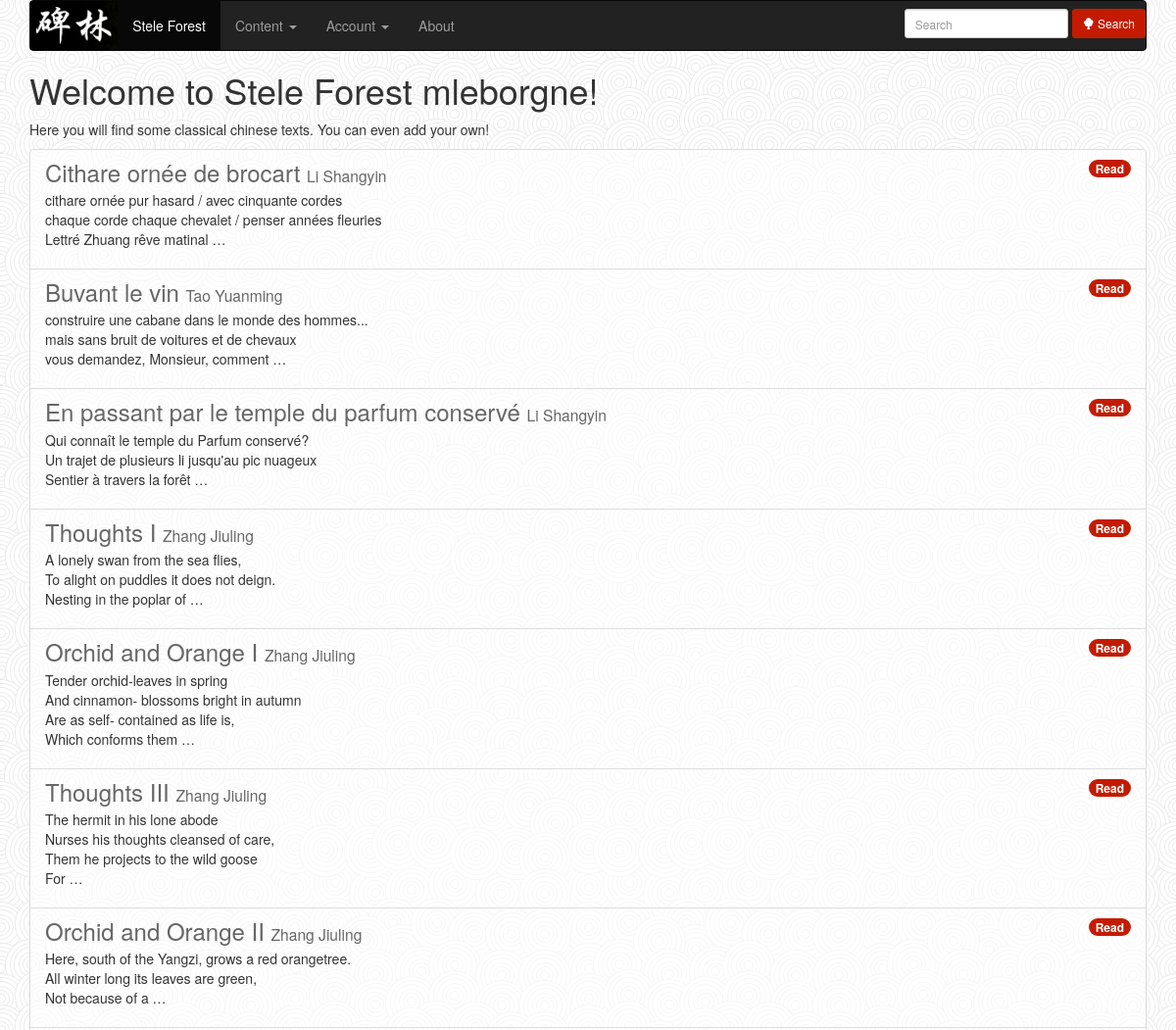
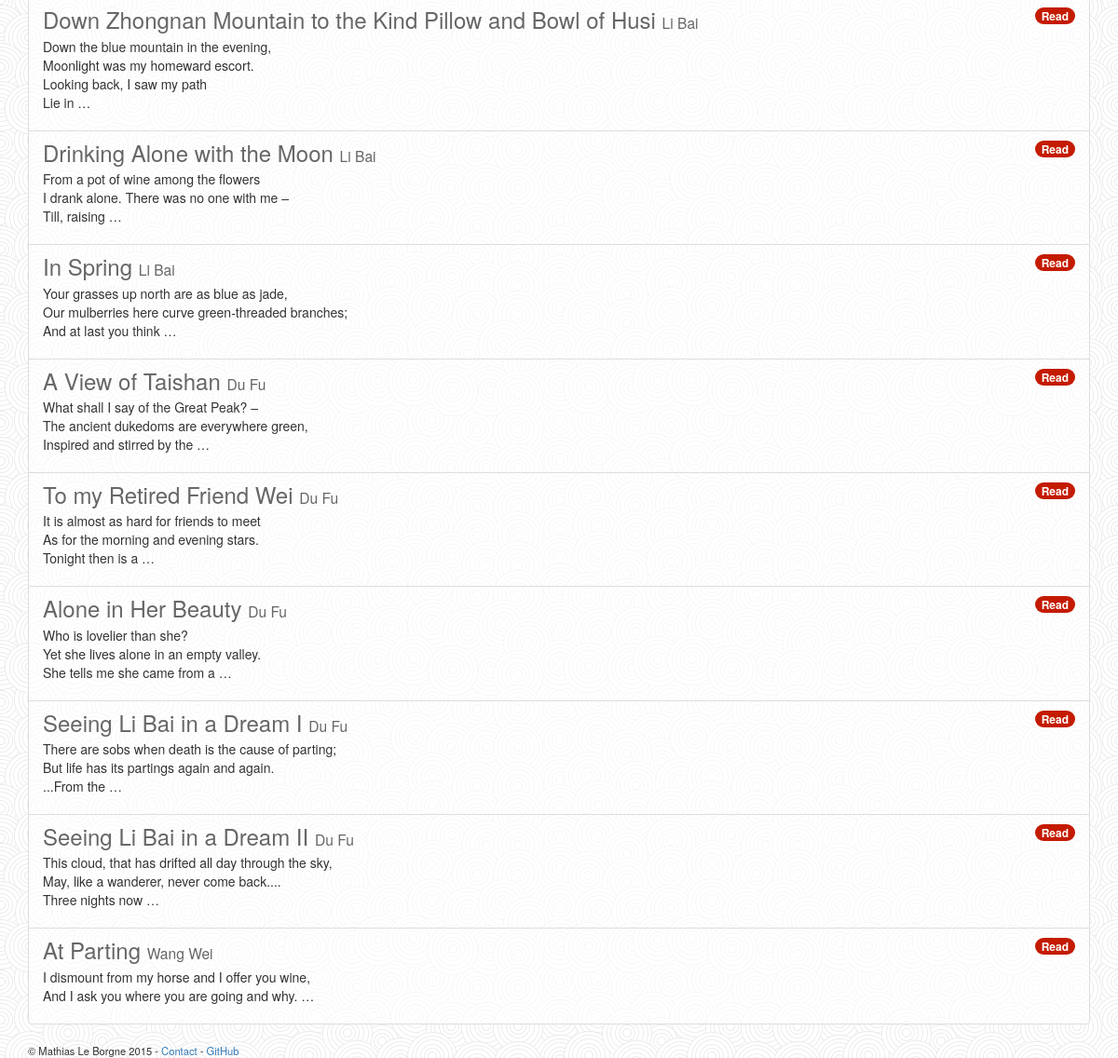
The app's page / (signed in) with its own data (2 pictures, top to bottom).
### texts/models.py (models this page shows, shortened)
class Text(models.Model):
    title_english = models.CharField(max_length=100)
    title_chinese = models.CharField(max_length=100)
    title_pinyin = models.CharField(max_length=100, null=True)
    author = models.ForeignKey('Author')
    content_english = models.TextField(null=True)
    content_chinese = models.TextField(null=True)
    content_pinyin = models.TextField(null=True)
    date_release = models.DateTimeField(auto_now_add=True, auto_now=False,
                                        verbose_name="Release Date")
    date_writing = models.DateTimeField(auto_now_add=False, auto_now=False,
                                        null=True,
                                        verbose_name="Writing Date")
    chars_data = models.TextField(null=True) # JSON-serialized (text) version of your list

class Author(models.Model):
    name_chinese = models.CharField(max_length=42)
    name_pinyin = models.CharField(max_length=42)
    year_birth = models.CharField(null=True, max_length=100)
    year_death = models.CharField(null=True, max_length=100)
    biography = models.TextField(null=True)

### texts/views.py (the view)
# urls.py: url(r'^$', TextList.as_view(), name='texts_list'),
class TextList(ListView):
    model = Text
    context_object_name = "latest_texts"
    template_name = make_template_name("home")

### texts/templates/texts/home.html (shortened to what this page needs)
{% extends "base.html" %}
{% block content %}
<h1>Welcome to Stele Forest{% if user.is_authenticated %} {{ user.username }}{% endif %}!</h1>
<p>Here you will find some classical chinese texts. You can even add your own!</p>
<ul class="list-group">
{% for text in latest_texts %}
    <li class="list-group-item">
        <span class="badge"><a href="{% url "read_text" text.id %}">Read</a></span>
        <h3 class="list-group-item-heading">
            <a href="{% url "read_text" text.id %}">{{ text.title_english }}</a>
            <small><a href="{% url "author_page" text.author.id %}">{{ text.author.name_pinyin }}</a></small>
        </h3>
        <p class="list-group-item-text">{{ text.content_english|truncatewords_html:20|linebreaks }}</p>
    </li>
{% empty %}
    <p>No text to display</p>
{% endfor %}
</ul>
{% endblock %}

### static/css/texts_style.css (style rules this page uses)
body { background-image: url(../img/swirl_pattern.jpg); }
.panel, .list-group-item { background-color: rgba(255, 255, 255, 0.65); }
.list-group-item a, .panel > .panel-heading a { color: #666666; }
.badge { background-color: #C41B00; }
.badge a { color: #FFFFFF; }

### records on screen
Text: title_english "Cithare ornée de brocart", author.name_pinyin "Li Shangyin", content_english "cithare ornée pur hasard / avec cinquante cordes chaque corde chaque chevalet / penser années fleuries Lettré Zhuang rêve matinal …"
Text: title_english "Buvant le vin", author.name_pinyin "Tao Yuanming", content_english "construire une cabane dans le monde des hommes... mais sans bruit de voitures et de chevaux vous demandez, Monsieur, comment …"
Text: title_english "En passant par le temple du parfum conservé", author.name_pinyin "Li Shangyin", content_english "Qui connaît le temple du Parfum conservé? Un trajet de plusieurs li jusqu'au pic nuageux Sentier à travers la forêt …"
Text: title_english "Thoughts I", author.name_pinyin "Zhang Jiuling", content_english "A lonely swan from the sea flies, To alight on puddles it does not deign. Nesting in the poplar of …"
Text: title_english "Orchid and Orange I", author.name_pinyin "Zhang Jiuling", content_english "Tender orchid-leaves in spring And cinnamon- blossoms bright in autumn Are as self- contained as life is, Which conforms them …"
Text: title_english "Thoughts III", author.name_pinyin "Zhang Jiuling", content_english "The hermit in his lone abode Nurses his thoughts cleansed of care, Them he projects to the wild goose For …"
Text: title_english "Orchid and Orange II", author.name_pinyin "Zhang Jiuling", content_english "Here, south of the Yangzi, grows a red orangetree. All winter long its leaves are green, Not because of a …"
Text: title_english "Down Zhongnan Mountain to the Kind Pillow and Bowl of Husi", author.name_pinyin "Li Bai", content_english "Down the blue mountain in the evening, Moonlight was my homeward escort. Looking back, I saw my path Lie in …"
Text: title_english "Drinking Alone with the Moon", author.name_pinyin "Li Bai", content_english "From a pot of wine among the flowers I drank alone. There was no one with me – Till, raising …"
Text: title_english "In Spring", author.name_pinyin "Li Bai", content_english "Your grasses up north are as blue as jade, Our mulberries here curve green-threaded branches; And at last you think …"
Text: title_english "A View of Taishan", author.name_pinyin "Du Fu", content_english "What shall I say of the Great Peak? – The ancient dukedoms are everywhere green, Inspired and stirred by the …"
Text: title_english "To my Retired Friend Wei", author.name_pinyin "Du Fu", content_english "It is almost as hard for friends to meet As for the morning and evening stars. Tonight then is a …"
Text: title_english "Alone in Her Beauty", author.name_pinyin "Du Fu", content_english "Who is lovelier than she? Yet she lives alone in an empty valley. She tells me she came from a …"
Text: title_english "Seeing Li Bai in a Dream I", author.name_pinyin "Du Fu", content_english "There are sobs when death is the cause of parting; But life has its partings again and again. ...From the …"
Text: title_english "Seeing Li Bai in a Dream II", author.name_pinyin "Du Fu", content_english "This cloud, that has drifted all day through the sky, May, like a wanderer, never come back.... Three nights now …"
Text: title_english "At Parting", author.name_pinyin "Wang Wei", content_english "I dismount from my horse and I offer you wine, And I ask you where you are going and why. …"

### other values on screen
{{ user.username }} "mleborgne"
